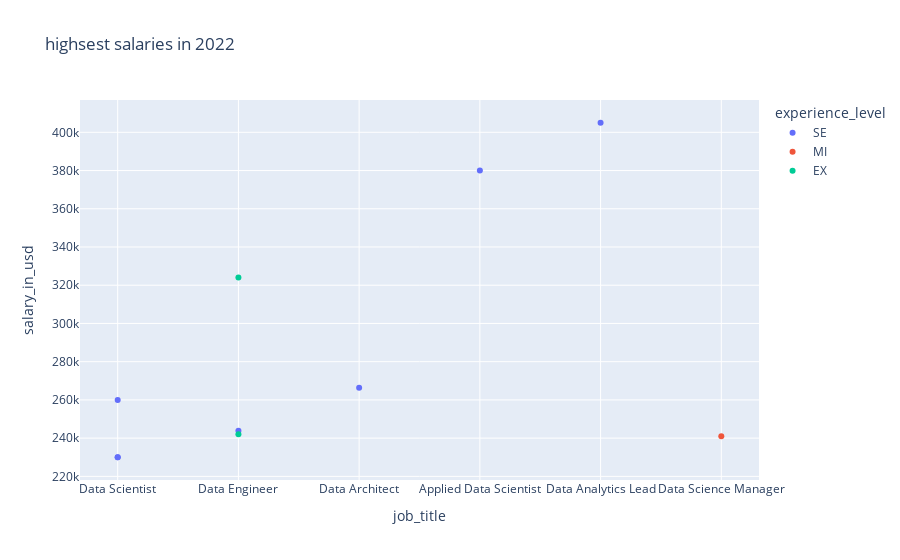

The code cell stored with this chart in its notebook:
### Code cell
highest_2022 = df[df['work_year']==2022].sort_values('salary_in_usd').tail(10) 
px.scatter( highest_2022 , 
           x = 'job_title' , 
           y = 'salary_in_usd' ,
           color = 'experience_level',
           title = 'highsest salaries in 2022')

### Figure 1 — Plotly figure (JSON) as saved in the notebook; plotly's stock layout.template omitted (floating-point values rounded to 4 significant figures)
{"data": [{"hovertemplate": "experience_level=SE<br>job_title=%{x}<br>salary_in_usd=%{y}<extra></extra>", "legendgroup": "SE", "marker": {"color": "#636efa", "symbol": "circle"}, "mode": "markers", "name": "SE", "orientation": "v", "showlegend": true, "type": "scatter", "x": ["Data Scientist", "Data Scientist", "Data Engineer", "Data Scientist", "Data Architect", "Applied Data Scientist", "Data Analytics Lead"], "xaxis": "x", "y": [230000, 230000, 243900, 260000, 266400, 380000, 405000], "yaxis": "y"}, {"hovertemplate": "experience_level=MI<br>job_title=%{x}<br>salary_in_usd=%{y}<extra></extra>", "legendgroup": "MI", "marker": {"color": "#EF553B", "symbol": "circle"}, "mode": "markers", "name": "MI", "orientation": "v", "showlegend": true, "type": "scatter", "x": ["Data Science Manager"], "xaxis": "x", "y": [241000], "yaxis": "y"}, {"hovertemplate": "experience_level=EX<br>job_title=%{x}<br>salary_in_usd=%{y}<extra></extra>", "legendgroup": "EX", "marker": {"color": "#00cc96", "symbol": "circle"}, "mode": "markers", "name": "EX", "orientation": "v", "showlegend": true, "type": "scatter", "x": ["Data Engineer", "Data Engineer"], "xaxis": "x", "y": [242000, 324000], "yaxis": "y"}], "layout": {"legend": {"title": {"text": "experience_level"}, "tracegroupgap": 0}, "title": {"text": "highsest salaries in 2022"}, "xaxis": {"anchor": "y", "domain": [0, 1], "title": {"text": "job_title"}}, "yaxis": {"anchor": "x", "domain": [0, 1], "title": {"text": "salary_in_usd"}}}}
